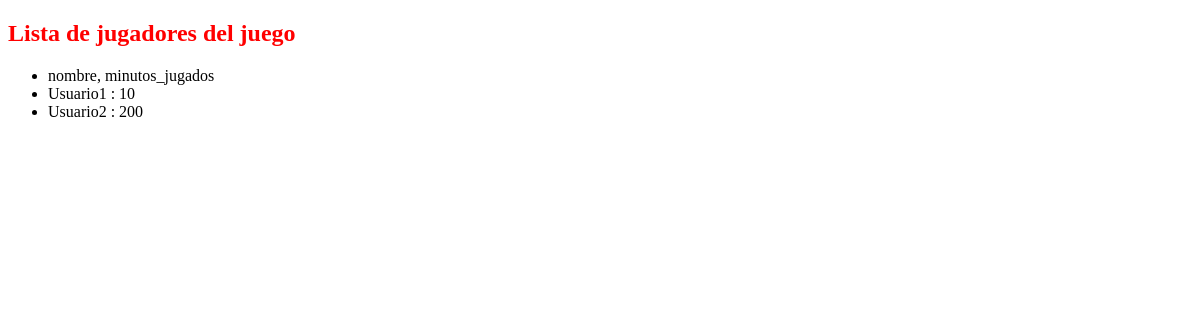
The app's page /lista, older data.
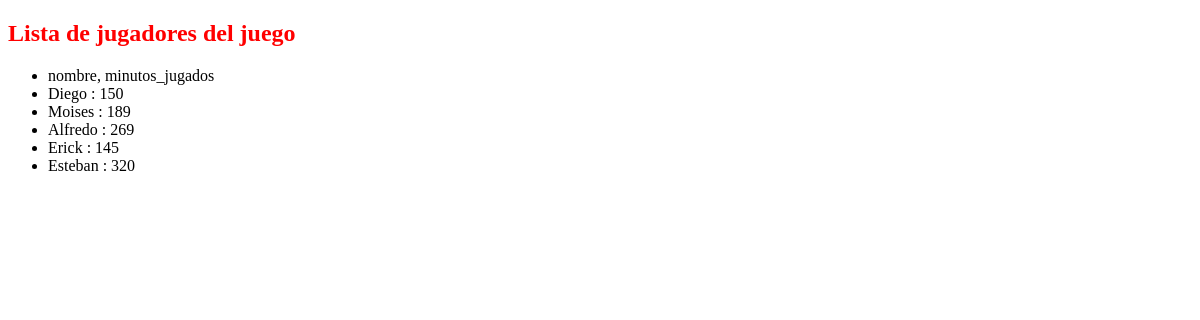
The same page, newer data.
### calculadora/models.py (models this page shows)
class Reto(models.Model):
    nombre = models.CharField(max_length = 30)
    minutos_jugados = models.IntegerField()

### calculadora/views.py (the view)
# urls.py: path('lista', views.lista, name='lista'),
def lista(request):
    jugadores = Reto.objects.all() #select * from Reto
    return render(request, 'datos.html',{'lista_jugadores':jugadores})

### templates/datos.html
<!DOCTYPE html>
<html>
	<head>
        {% load static %}
		<link rel="stylesheet" href="{% static 'estilo.css' %}">
	</head>
	<body>
		<main>
			<section>
				<h1>Lista de jugadores del juego</h1>
				<ul>
					<li>nombre, minutos_jugados</li>
					{% for i in lista_jugadores%}
					<li>
						{{i.nombre}} : {{i.minutos_jugados}}
					</li>
					{% endfor%}
				</ul>
            </section>
		</main>
	</body>
</html>

### static/estilo.css (style rules this page uses)
h1 { color: red; }

Row changes from the older to the newer data that the page shows:
changed Reto: nombre "Usuario1" → "Diego"; minutos_jugados "10" → "150"
changed Reto: nombre "Usuario2" → "Moises"; minutos_jugados "200" → "189"
added Reto: nombre "Alfredo", minutos_jugados "269"
added Reto: nombre "Erick", minutos_jugados "145"
added Reto: nombre "Esteban", minutos_jugados "320"
